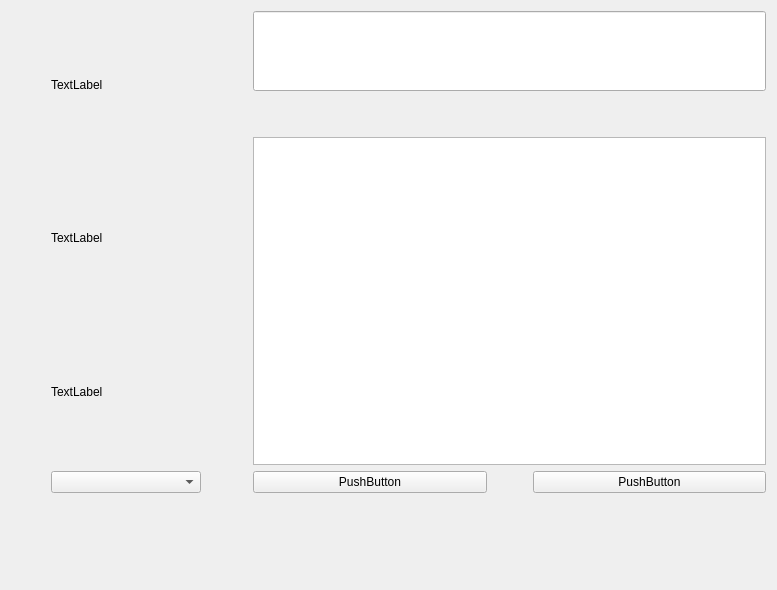
<?xml version="1.0" encoding="UTF-8"?>
<ui version="4.0">
 <class>Form</class>
 <widget class="QWidget" name="Form">
  <property name="geometry">
   <rect>
    <x>0</x>
    <y>0</y>
    <width>777</width>
    <height>590</height>
   </rect>
  </property>
  <property name="windowTitle">
   <string>Form</string>
  </property>
  <layout class="QGridLayout" name="gridLayout">
   <item row="0" column="2">
    <spacer name="horizontalSpacer_2">
     <property name="orientation">
      <enum>Qt::Horizontal</enum>
     </property>
     <property name="sizeType">
      <enum>QSizePolicy::Minimum</enum>
     </property>
     <property name="sizeHint" stdset="0">
      <size>
       <width>40</width>
       <height>20</height>
      </size>
     </property>
    </spacer>
   </item>
   <item row="0" column="0">
    <spacer name="horizontalSpacer">
     <property name="orientation">
      <enum>Qt::Horizontal</enum>
     </property>
     <property name="sizeType">
      <enum>QSizePolicy::Minimum</enum>
     </property>
     <property name="sizeHint" stdset="0">
      <size>
       <width>40</width>
       <height>20</height>
      </size>
     </property>
    </spacer>
   </item>
   <item row="0" column="3">
    <layout class="QVBoxLayout" name="verticalLayout_2">
     <item>
      <widget class="QLineEdit" name="lineEdit">
       <property name="minimumSize">
        <size>
         <width>0</width>
         <height>80</height>
        </size>
       </property>
      </widget>
     </item>
     <item>
      <spacer name="verticalSpacer">
       <property name="orientation">
        <enum>Qt::Vertical</enum>
       </property>
       <property name="sizeType">
        <enum>QSizePolicy::Minimum</enum>
       </property>
       <property name="sizeHint" stdset="0">
        <size>
         <width>20</width>
         <height>40</height>
        </size>
       </property>
      </spacer>
     </item>
     <item>
      <widget class="QListWidget" name="listWidget"/>
     </item>
     <item>
      <layout class="QHBoxLayout" name="horizontalLayout">
       <item>
        <widget class="QPushButton" name="pushButton_2">
         <property name="text">
          <string>PushButton</string>
         </property>
        </widget>
       </item>
       <item>
        <spacer name="horizontalSpacer_3">
         <property name="orientation">
          <enum>Qt::Horizontal</enum>
         </property>
         <property name="sizeType">
          <enum>QSizePolicy::Minimum</enum>
         </property>
         <property name="sizeHint" stdset="0">
          <size>
           <width>40</width>
           <height>20</height>
          </size>
         </property>
        </spacer>
       </item>
       <item>
        <widget class="QPushButton" name="pushButton">
         <property name="text">
          <string>PushButton</string>
         </property>
        </widget>
       </item>
      </layout>
     </item>
    </layout>
   </item>
   <item row="0" column="1">
    <layout class="QVBoxLayout" name="verticalLayout">
     <item>
      <widget class="QLabel" name="label_2">
       <property name="maximumSize">
        <size>
         <width>150</width>
         <height>16777215</height>
        </size>
       </property>
       <property name="text">
        <string>TextLabel</string>
       </property>
      </widget>
     </item>
     <item>
      <widget class="QLabel" name="label">
       <property name="minimumSize">
        <size>
         <width>150</width>
         <height>0</height>
        </size>
       </property>
       <property name="maximumSize">
        <size>
         <width>150</width>
         <height>16777215</height>
        </size>
       </property>
       <property name="text">
        <string>TextLabel</string>
       </property>
      </widget>
     </item>
     <item>
      <widget class="QLabel" name="label_3">
       <property name="maximumSize">
        <size>
         <width>150</width>
         <height>16777215</height>
        </size>
       </property>
       <property name="text">
        <string>TextLabel</string>
       </property>
      </widget>
     </item>
     <item>
      <widget class="QComboBox" name="comboBox">
       <property name="maximumSize">
        <size>
         <width>150</width>
         <height>16777215</height>
        </size>
       </property>
      </widget>
     </item>
    </layout>
   </item>
   <item row="1" column="2">
    <widget class="QWidget" name="widget" native="true">
     <property name="minimumSize">
      <size>
       <width>0</width>
       <height>80</height>
      </size>
     </property>
    </widget>
   </item>
  </layout>
 </widget>
 <resources/>
 <connections/>
</ui>
